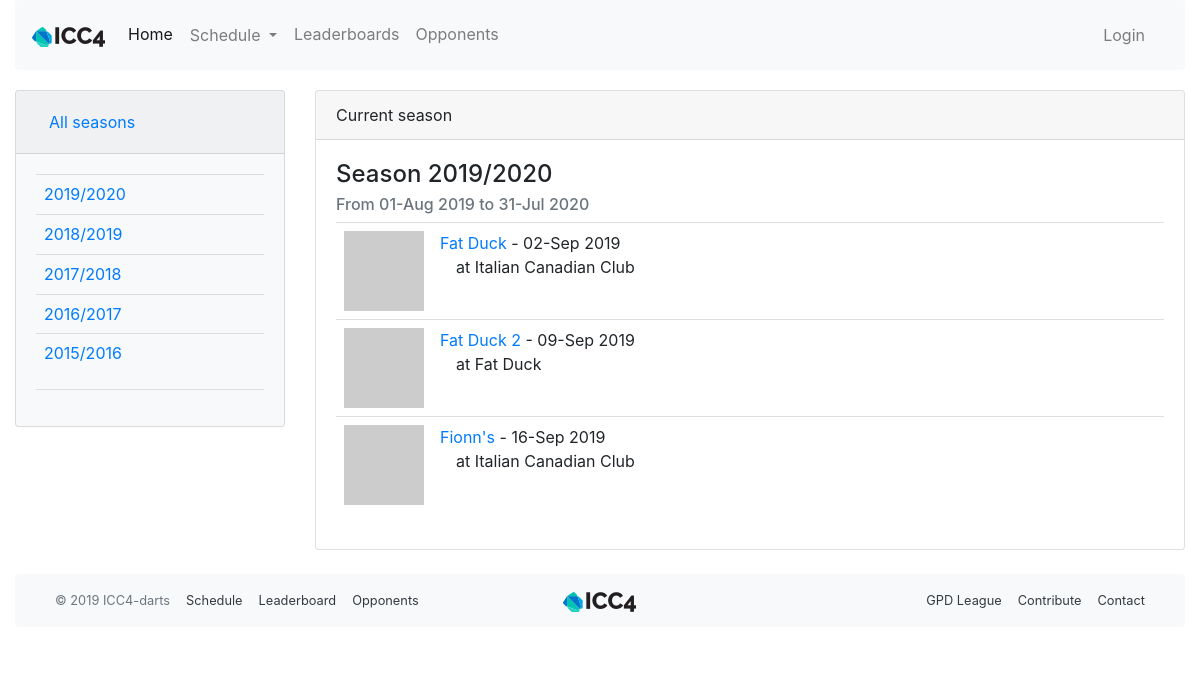
The app's page /schedule with its own data.
### app/models.py (models this page shows, shortened)
class Season(db.Model):
    id = db.Column(db.Integer, primary_key=True)
    season_name = db.Column(db.String(64), index=True, unique=True)
    start_date = db.Column(db.Date, index=True)
    end_date = db.Column(db.Date, index=True)
    matches = db.relationship('Match', back_populates='season', lazy='dynamic')

class Match(db.Model):
    id = db.Column(db.Integer, primary_key=True)
    opponent_id = db.Column(db.Integer, db. ForeignKey('team.id'))
    opponent = db.relationship('Team', back_populates='matches')
    date = db.Column(db.Date, index=True, default=date.today())
    location = db.Column(db.String(64))
    home_away = db.Column(db.String(32), index=True)
    match_type = db.Column(db.String(32), index=True)
    games = db.relationship('Game', back_populates='match', lazy='dynamic')
    team_score = db.Column(db.Integer, index=True)
    opponent_score = db.Column(db.Integer, index=True)
    win = db.Column(db.Boolean, index=True, default=None)
    overtime = db.Column(db.Boolean, index=True, default=False)
    match_summary = db.Column(db.String(512))
    food = db.Column(db.String(128))
    season_id = db.Column(db.Integer, db. ForeignKey('season.id'))
    season = db.relationship('Season', back_populates='matches')
    match_stats = db.relationship('MatchStats', uselist=False, back_populates='match')
    high_scores = db.relationship('HighScore', back_populates='match', lazy='dynamic')
    low_scores = db.relationship('LowScore', back_populates='match', lazy='dynamic')
    checked_players = association_proxy('checked_players_association', 'player')
    reminder_email_sent = db.Column(db.Date)

class Team(db.Model):
    id = db.Column(db.Integer, primary_key=True)
    name = db.Column(db.String(64), index=True, unique=True)
    home_location = db.Column(db.String(64), index=True)
    address = db.Column(db.String(128), index=True)
    matches = db.relationship('Match', back_populates='opponent', lazy='dynamic')
    def avatar(self, size):
        digest = md5(self.name.lower().encode('utf-8')).hexdigest()
        return 'https://www.gravatar.com/avatar/{}?d=wavatar&s={}'.format(
            digest, size)

### app/main/routes.py (the view)
@bp.route('/schedule',  methods=['GET', 'POST'], defaults={'id': None})
@bp.route('/schedule/<id>',  methods=['GET', 'POST'])
def schedule(id):
    if id is None:
        season = current_season()
    else:
        season = Season.query.filter_by(id=id).first_or_404()
    all_seasons = Season.query.order_by(Season.start_date.desc()).all()
    matches = Match.query.filter_by(season=season).order_by(Match.date).all()
    return render_template('schedule.html', season=season, matches=matches, all_seasons=all_seasons)

### app/main/routes.py (called while the page is built)
@bp.before_request
def before_request():
    g.all_seasons = Season.query.order_by(Season.start_date.desc()).all()

### app/models.py (called while the page is built)
def current_season(last=0):
    return season_from_date(date.today()-last*timedelta(365))

def season_from_date(date):
    season = Season.query.filter(Season.start_date <= date).filter(Season.end_date >= date).first()
    if season is None:
        season = Season.query.order_by(Season.end_date.desc()).first()
    return season

### app/templates/schedule.html (shortened to what this page needs)
{% extends "base.html" %}
{% import 'bootstrap/wtf.html' as wtf %}
{% block app_content %}
<div class="row">
  <div class="col-md-3">
    <div id="accordion">
      <div class="card bg-light">
        <div class="card-header" id="headingOne">
          <h5 class="mb-0">
            <button class="btn btn-link" data-toggle="collapse" data-target="#collapseOne" aria-expanded="true" aria-controls="collapseOne">
              All seasons
            </button>
          </h5>
        </div>
        <div id="collapseOne" class="collapse show" aria-labelledby="headingOne" data-parent="#accordion">
          <div class="card-body">
            <table class="table table-hover">
            {% for season in all_seasons %}
              <tr>
                <td>
                  <a href="{{ url_for('main.schedule', id=season.id) }}">{{ season.season_name }}</a>
                </td>
              </tr>
            {% endfor %}
            </table>
            <hr>
          </div>
        </div>
      </div>
    </div>
  </div>
  <div class="col-md-9">
    <div class="card h-100">
      <div class="card-header">Current season</div>
      <div class="card-body">
        {% if season %}
        <h4 class="card-title">Season {{ season.season_name }}</h4>
        <h6 class="card-subtitle mb-2 text-muted">From {{ season.start_date.strftime('%d-%b %Y') }} to {{ season.end_date.strftime('%d-%b %Y') }}</h6>
        {% endif %}
        <div class="table">
        {% for match in matches %}
          {% include '_match.html' %}
        {% endfor %}
        </div>
      </div>
    </div>
  </div>
</div>
{% endblock %}

### app/templates/base.html (shortened to what this page needs)
{% extends 'bootstrap/base.html' %}
{% block head %}
{{super()}}
  <link href="https://stackpath.bootstrapcdn.com/bootstrap/4.3.1/css/bootstrap.min.css" rel="stylesheet">
  <link rel="stylesheet" type="text/css" href="https://cdn.datatables.net/1.10.19/css/jquery.dataTables.css">
  <link rel="stylesheet" href="https://use.fontawesome.com/releases/v5.6.1/css/all.css">
  <link rel="stylesheet" href="{{ url_for('static', filename='css/main.css') }}">
{% endblock %}
{% block navbar %}
<div class="container-fluid">
<nav class="navbar navbar-expand-md navbar-light bg-light">
  <a href="{{ url_for('main.index') }}"><img src="/static/icons/dart-logo-small.png" alt="ICC4" class="bg-light"></a>
  <div class="collapse navbar-collapse" id="navbarTogglerDemo02">
    <ul class="navbar-nav mr-auto mt-2 mt-lg-0">
      <li class="nav-item active">
        <a class="nav-link" href="{{ url_for('main.index') }}">Home<span class="sr-only">(current)</span></a>
      </li>
      <li class="nav-item dropdown">
          <a class="btn nav-link dropdown-toggle" href="{{ url_for('main.schedule') }}" role="button" id="dropdownMenuLink" data-toggle="dropdown" aria-haspopup="true" aria-expanded="false">
            Schedule
          </a>
      </li>
      <li class="nav-item">
        <a class="nav-link" href="{{ url_for('main.leaderboard') }}">Leaderboards</a>
      </li>
      <li class="nav-item">
        <a class="nav-link" href="{{ url_for('main.opponent') }}">Opponents</a>
      </li>
    </ul>
    <ul class="navbar-nav mt-2 mt-lg-0">
    {% if current_user.is_anonymous %}
      <li class="nav-item">
        <a class="nav-link" href="{{ url_for('auth.login') }}">Login</a>
      </li>
    {% endif %}
    </ul>
  </div>
</nav>
</div>
{% endblock %}
{% block content %}
<div class="container-fluid">
  {% block app_content %}{% endblock %}
  </div>
  {% block footer %}
  <div class="container-fluid pt-4">
    <nav class="navbar navbar-expand-md navbar-light bg-light">
      <div class="col-md-5 order-1 order-md-0 text-center">
        <ul class="navbar-nav float-md-left">
          <li class="nav-item">
            <small><a class="nav-link text-muted" href="http://icc4-darts.herokuapp.com">&copy; 2019 ICC4-darts</a></small>
          </li>
          <li class="nav-item">
            <small><a class="nav-link text-dark" href="{{ url_for('main.schedule') }}">Schedule</a></small>
          </li>
          <li class="nav-item">
            <small><a class="nav-link text-dark" href="{{ url_for('main.leaderboard') }}">Leaderboard</a></small>
          </li>
          <li class="nav-item">
            <small><a class="nav-link text-dark" href="{{ url_for('main.opponent') }}">Opponents</a></small>
          </li>
        </ul>
      </div>
      <div class="mx-auto text-center col-md-2 order-0">
        <a class="mx-auto" href="{{ url_for('main.index') }}"><img src="/static/icons/dart-logo-small.png" alt="ICC4" class="bg-light"></a>
      </div>
      <div class="col-md-5 order-3 text-center">
        <ul class="navbar-nav float-md-right">
          <li class="nav-item">
            <small><a class="nav-link text-dark" href="http://www.sentex.net/~pmartin/">GPD League</a></small>
          </li>
          <li class="nav-item">
            <small><a class="nav-link text-dark" href="https://github.com/cpkm/darts-site">Contribute</a></small>
          </li>
          <li class="nav-item">
            <small><a class="nav-link text-dark" href="mailto:icc4darts+contact@gmail.com">Contact</a></small>
          </li>
        </ul>
      </div>
    </nav>
  </div>
  {% endblock %}
{% endblock %}

### app/templates/_match.html (shortened to what this page needs)
<div class="match-card">
    <div class="team-avatar">
        <img src="{{ match.opponent.avatar(70) }}">
    </div>
    <div class="team-info">
        <a href="{{ url_for('main.opponent', id=match.opponent_id) }}">
            {{ match.opponent.name }}
        </a>
        - {{ match.date.strftime('%d-%b %Y') }}
        <br>
        {% if match.home_away == 'away' %}
        &emsp;at {{ match.opponent.home_location }}
        {% else %}
        &emsp;at Italian Canadian Club
        {% endif %}
        {% if match.win != None %}
        <h5>{% if match.win == True %}W{% else %}L{% endif %}&ensp;
            <small>{{ match.team_score }} - {{ match.opponent_score }}</small>
        </h5>
        {% else %}
        <h5>&ensp;</h5>
        {% endif %}
    </div>
</div>

### app/static/css/main.css (style rules this page uses)
html { font-size: 100%; }
.match-card { border-top: 1px solid rgba(0,0,0,.125); text-decoration: none; display: block; position:relative; }
.team-avatar { display: inline-block; float: left; padding: 8px; }
.team-info { display:inline-block; padding: 8px; z-index: 2; position:relative; }

### records on screen
Season: season_name "2019/2020", start_date "01-Aug 2019", end_date "31-Jul 2020"
Season: season_name "2018/2019"
Season: season_name "2017/2018"
Season: season_name "2016/2017"
Season: season_name "2015/2016"
Match: opponent.name "Fat Duck", date "02-Sep 2019", home_away "at Italian Canadian Club"
Match: opponent.name "Fat Duck 2", date "09-Sep 2019", opponent.home_location "Fat Duck"
Match: opponent.name "Fionn's", date "16-Sep 2019", home_away "at Italian Canadian Club"
